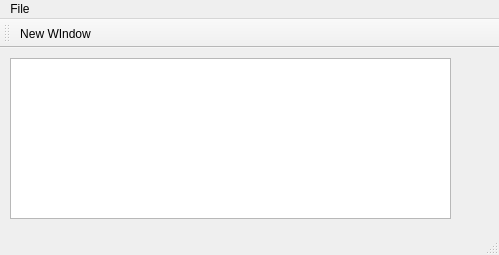
<?xml version="1.0" encoding="UTF-8"?>
<ui version="4.0">
 <class>MainWindow</class>
 <widget class="QMainWindow" name="MainWindow">
  <property name="geometry">
   <rect>
    <x>0</x>
    <y>0</y>
    <width>499</width>
    <height>255</height>
   </rect>
  </property>
  <property name="windowTitle">
   <string>MainWindow</string>
  </property>
  <widget class="QWidget" name="centralwidget">
   <widget class="QPlainTextEdit" name="plainTextEdit">
    <property name="geometry">
     <rect>
      <x>10</x>
      <y>10</y>
      <width>441</width>
      <height>161</height>
     </rect>
    </property>
   </widget>
  </widget>
  <widget class="QMenuBar" name="menubar">
   <property name="geometry">
    <rect>
     <x>0</x>
     <y>0</y>
     <width>499</width>
     <height>26</height>
    </rect>
   </property>
   <widget class="QMenu" name="menuForm">
    <property name="title">
     <string>File</string>
    </property>
   </widget>
   <addaction name="menuForm"/>
  </widget>
  <widget class="QStatusBar" name="statusbar"/>
  <widget class="QToolBar" name="toolBar">
   <property name="windowTitle">
    <string>toolBar</string>
   </property>
   <attribute name="toolBarArea">
    <enum>TopToolBarArea</enum>
   </attribute>
   <attribute name="toolBarBreak">
    <bool>false</bool>
   </attribute>
   <addaction name="actionNew_WIndow"/>
  </widget>
  <action name="actionNew_WIndow">
   <property name="text">
    <string>New WIndow</string>
   </property>
  </action>
 </widget>
 <resources/>
 <connections/>
</ui>
